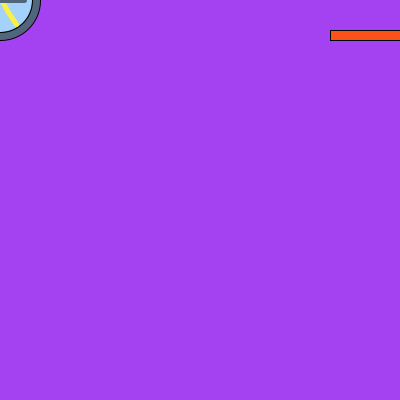
Frame 1 (no input)
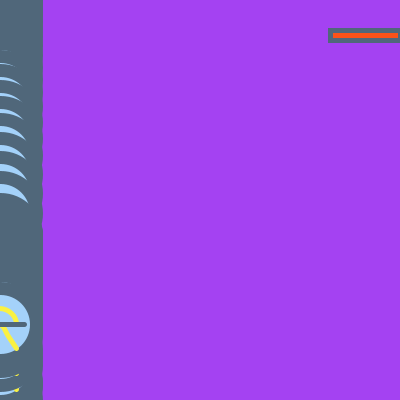
Frame 60 (the mouse pressed at the canvas centre just before this capture)
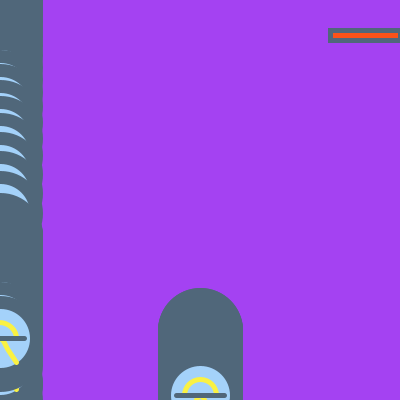
Frame 120 (the mouse held since frame 60 and released just before this capture)

The Processing sketch that drew these frames (run headless with seeded random() and noise(); from frame 60 on, the mouse is pressed at the canvas centre):

// Processing sketch: processing_70037
// ── processing_70037.pde

//Copyright © 2012 Dakotah Konicek
//HW4

//initial moves along the x axis with the mouse.
//Press 'b' to bounce the initial.
//Press 'c' to clear background with new random color
//bounce it in the basket

 float x,y,wd,ht,s, gravity;
void setup()
{
  size (400,400);
  smooth();
  s=1;
  gravity=1.02;
 background(random(255),random(255),random(255));
}

void draw()
{
 //basket
 fill (#FA5219);
 rect(330,30,70,10);
 //calling the initial
  drawInitial(pmouseX,(y));
  y=y+s;
  s=s+gravity;
  if(y>height)
  {y=400;
  s=s*-.60;
  
  if (keyPressed)
  {if (key == 'b')
    {
      s=s*2*gravity; 
      if(y<10)
      {s=s*-.60;}
    }
  if(key=='c')
    { background(random(255),random(255),random(255));
  }
  }
}
//defining the initial

}
void drawInitial(float x, float y)
{
wd=80;
ht=80;
ellipseMode(CENTER);
fill(80,103,122);
ellipse(x,y,wd,ht);

//inner ellipse
fill(164,210,250);
ellipse(x,y,.8*wd,.8*ht);
noFill();

//Line for D
stroke(#FAF142);
strokeWeight(5);
arc(x,y, .4*wd, .4*ht, -PI,0);

//Line for K
stroke(#FAF142);
strokeWeight(5);
beginShape();
curveVertex(x-(.3*wd), y+(.45*wd));
curveVertex(x-(.2*wd), y+(.3*wd));
curveVertex(x-(.1*wd), y+(.15*wd));
curveVertex(x, y);
curveVertex(x+(.1*wd), y+(.15*wd));
curveVertex(x+(.2*wd), y+(.3*wd));
curveVertex(x+(.3*wd), y+(.45*wd));
endShape();

//Line for D and K
stroke(80,103,122);
strokeWeight(5);
beginShape();
vertex(x-(.3*wd), y);
vertex(x+(.3*wd),y);
endShape();


}
